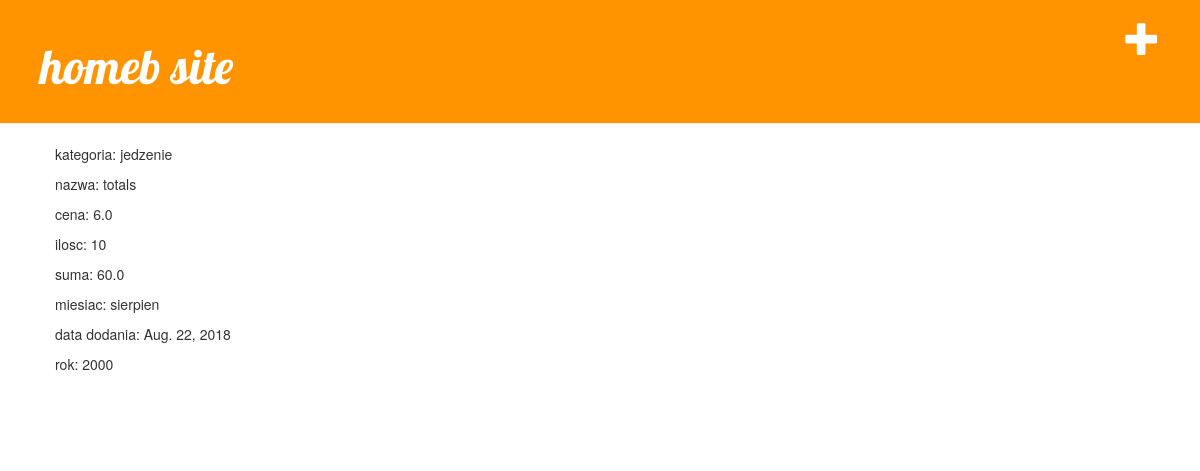
Page /zakup/44/ on the committed database.
### homeb_app/models.py (models this page shows, shortened)
class Zakup(models.Model):
    category = models.ForeignKey(Kategoria, on_delete=models.CASCADE, default=1)
    month = models.ForeignKey(Miesiac, on_delete=models.CASCADE, default=datetime.datetime.now().month)
    year = models.IntegerField(default=2000)
    name = models.CharField(max_length=30)
    price = models.FloatField(default=0.1)
    quantity = models.IntegerField(default=1)
    total= models.FloatField(default=0.1)
    date = models.DateField(auto_now_add=True, blank=True)
    def amount(self):
        value = (self.price * self.quantity)
        return value

class Kategoria(models.Model):
    name = models.CharField(max_length=30)
    def __str__(self):
        return self.name

class Miesiac(models.Model):
    name = models.CharField(max_length=15)
    def __str__(self):
        return self.name

### homeb_app/views.py (the view)
# urls.py: path('zakup/<int:pk>/', views.zakup_detail, name='zakup_detail'),
def zakup_detail(request, pk):
    zakup = get_object_or_404(Zakup, pk=pk)
    return render(request, 'homeb_app/zakup_detail.html', {'zakup': zakup})

### homeb_app/templates/homeb_app/zakup_detail.html
{% extends 'homeb_app/base.html' %}
{% block content %}
    <div class="post">
        <p>kategoria: {{ zakup.category }}</p>
        <p>nazwa: {{ zakup.name }}</p>
        <p>cena: {{ zakup.price }}</p>
        <p>ilosc: {{ zakup.quantity }}</p>
        <p>suma: {{ zakup.amount }}</p>
        <p>miesiac: {{ zakup.month }}</p>
        <p>data dodania: {{ zakup.date }}</p>
        <p>rok: {{ zakup.year }}</p>
    </div>
{% endblock %}

### homeb_app/static/css/homeb.css (style rules this page uses)
.post { margin-bottom: 70px; }

### rows in the picture
Zakup: category "jedzenie", name "totals", price "6.0", quantity "10", amount "60.0", month "sierpien", date "Aug. 22, 2018", year "2000"
